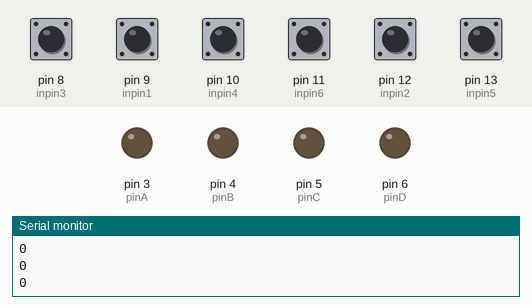
A sketch run on a simulated Arduino Uno, built with avr-gcc and run on an emulated ATmega328P. Parts: output pins drawn as LEDs (lit = HIGH), the last lines printed to the serial monitor. The inputs (shaded band) are chosen by the test bench; at power-on: pin 8 (inpin3), pin 9 (inpin1), pin 10 (inpin4), pin 11 (inpin6), pin 12 (inpin2), pin 13 (inpin5) HIGH.

Above: at 1.2 s.
1.3 s: pin 8 (inpin3) pulled LOW for 0.15 s
At 1.42 s:
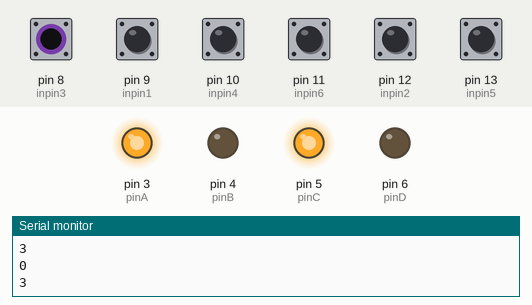
3.0 s: pin 9 (inpin1) pulled LOW for 0.15 s
At 3.12 s:
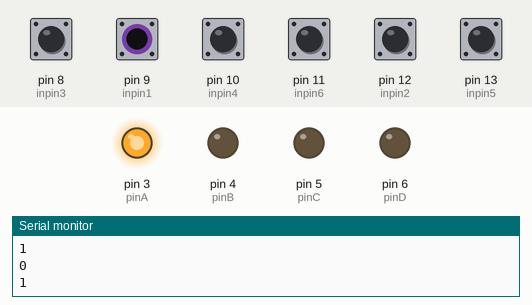
4.7 s: pin 10 (inpin4) pulled LOW for 0.15 s
At 4.82 s:
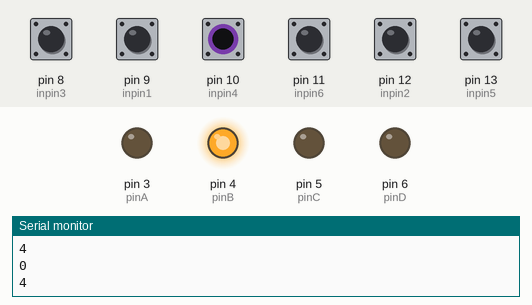
6.4 s: pin 11 (inpin6) pulled LOW for 0.15 s
At 6.52 s:
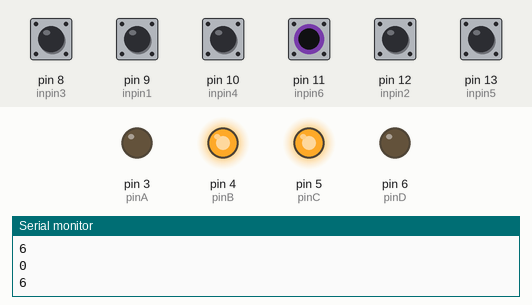
8.1 s: pin 12 (inpin2) pulled LOW for 0.15 s
At 8.22 s:
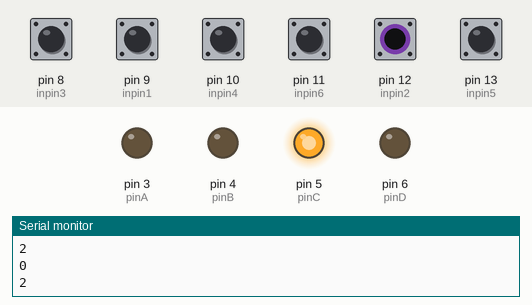
9.7 s: pin 13 (inpin5) pulled LOW for 0.15 s
At 9.82 s:
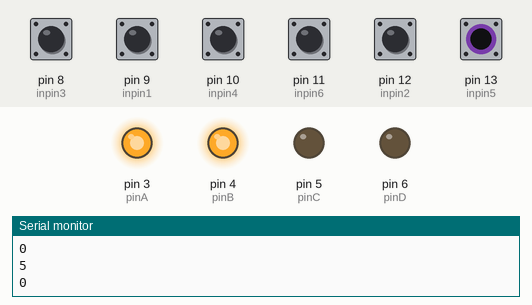
Timing chart, 0 to 12.4 s (numbered marks = the images above; inputs shaded):
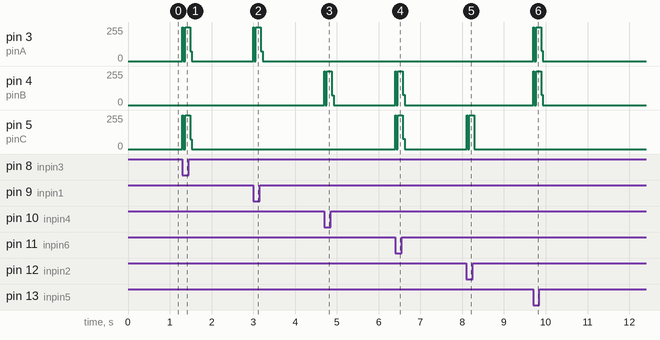

The sketch:

Gear.ino
```cpp
#define pinA 3
#define pinB 4
#define pinC 5
#define pinD 6
#define inpin1 9
#define inpin2 12
#define inpin3 8
#define inpin4 10
#define inpin5 13
#define inpin6 11

void isrn(){
  if((digitalRead(inpin1)!=LOW)&& (digitalRead(inpin2)!=LOW)&& (digitalRead(inpin3)!=LOW)&& (digitalRead(inpin4)!=LOW)&&(digitalRead(inpin5)!=LOW)&& (digitalRead(inpin6)!=LOW));
  {Serial.println("0");
    digitalWrite(pinA, LOW);
   digitalWrite(pinB, LOW);
    digitalWrite(pinC, LOW);
     digitalWrite(pinD, LOW);}

}
void isr1(){
  if(digitalRead(inpin1)==LOW)
  {
    Serial.println("1");
  digitalWrite(pinA, HIGH);
   digitalWrite(pinB, LOW);
    digitalWrite(pinC, LOW);
     digitalWrite(pinD, LOW);
  }
}
void isr2(){

  if(digitalRead(inpin2)==LOW)
  {Serial.println("2");
    digitalWrite(pinA, LOW);
   digitalWrite(pinB, LOW);
    digitalWrite(pinC, HIGH);
     digitalWrite(pinD, LOW);
  }
}
void isr3(){
  if(digitalRead(inpin3)==LOW)
  {
     Serial.println("3");
  digitalWrite(pinA, HIGH);
   digitalWrite(pinB, LOW);
    digitalWrite(pinC, HIGH);
     digitalWrite(pinD, LOW);
  }
}
void isr4(){
  if(digitalRead(inpin4)==LOW)
  {
     Serial.println("4");
  digitalWrite(pinA, LOW);
   digitalWrite(pinB, HIGH);
    digitalWrite(pinC, LOW);
     digitalWrite(pinD, LOW);
  }
}
void isr5(){
  if(digitalRead(inpin5)==LOW)
  {
     Serial.println("5");
  digitalWrite(pinA, HIGH);
   digitalWrite(pinB, HIGH);
    digitalWrite(pinC, LOW);
     digitalWrite(pinD, LOW);
  }
}
void isr6(){
 if(digitalRead(inpin6)==LOW)
  {
     Serial.println("6");
  digitalWrite(pinA, LOW);
   digitalWrite(pinB, HIGH);
    digitalWrite(pinC, HIGH);
     digitalWrite(pinD, LOW);
  }
}

void setup()
{
  pinMode(pinA,OUTPUT);
  pinMode(pinB,OUTPUT);
  pinMode(pinC,OUTPUT);
  pinMode(pinD,OUTPUT);
  pinMode(inpin1,INPUT_PULLUP);
  pinMode(inpin2,INPUT_PULLUP);
  pinMode(inpin3,INPUT_PULLUP);
  pinMode(inpin4,INPUT_PULLUP);
  pinMode(inpin5,INPUT_PULLUP);
  pinMode(inpin6,INPUT_PULLUP);
  Serial.begin(9600);

}

void loop()
{
  isrn();
  isr1();
  isr2();
  isr3();
  isr4();
  isr5();
  isr6();
  delay(10);
}
```

Measured:
- after the input at 1.3 s, pin 3 (pinA), pin 5 (pinC): 0/255 → 254/255 at once, → 0/255 0.18 s later
- after the input at 3.0 s, pin 3 (pinA): 0/255 → 254/255 at once, → 0/255 0.18 s later
- after the input at 4.7 s, pin 4 (pinB): 0/255 → 254/255 at once, → 0/255 0.18 s later
- after the input at 6.4 s, pin 4 (pinB), pin 5 (pinC): 0/255 → 254/255 at once, → 0/255 0.18 s later
- after the input at 8.1 s, pin 5 (pinC): 0/255 → 254/255 at once, → 0/255 0.18 s later
- after the input at 9.7 s, pin 3 (pinA), pin 4 (pinB): 0/255 → 254/255 at once, → 0/255 0.18 s later
